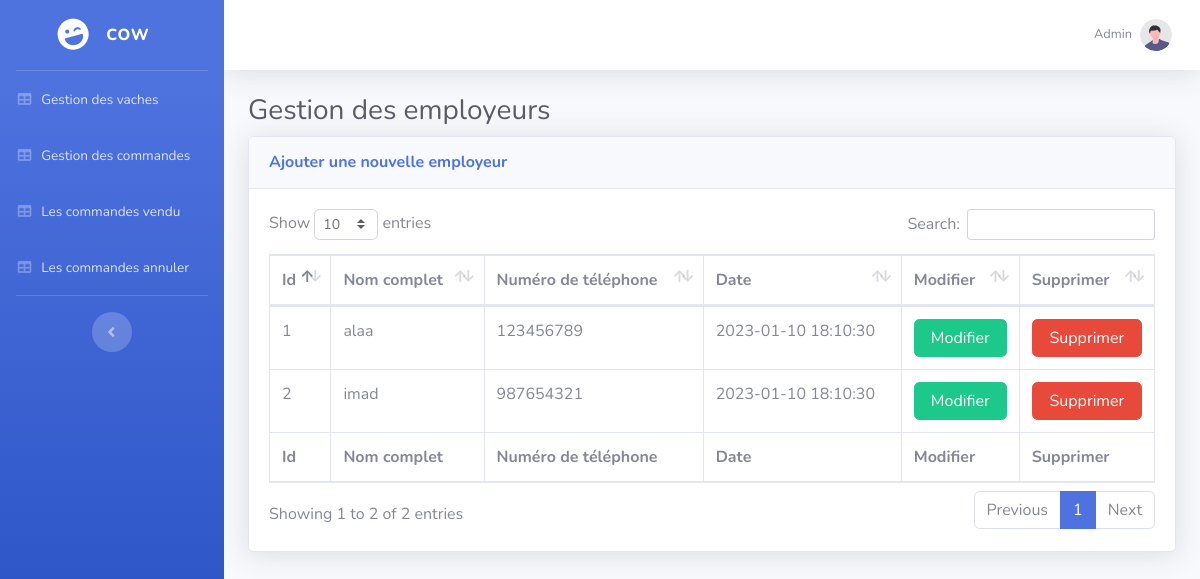
The app's page /g_emp.php (signed in) with its own data.
### tables this page shows
CREATE TABLE `users` (
  `id` int(11) NOT NULL,
  `fullname` text NOT NULL,
  `date` datetime NOT NULL DEFAULT current_timestamp(),
  `phone` int(11) NOT NULL,
  `actif` int(11) NOT NULL DEFAULT 1
);

### function_inc.php (called while the page is built)
<?php
function getInfoById($type, $id) {
    $dbc = mysqli_connect('localhost', 'root', '', 'checkin');
    mysqli_set_charset($dbc, "utf8");
    $qq = "SELECT * FROM $type WHERE id='$id'";
    $rr = mysqli_query($dbc, $qq);
    if ($rr) {
        return mysqli_fetch_assoc($rr);
    } else {
        return mysqli_error($dbc);
    }
}

### g_emp.php (the view, shortened to what this page needs)
<?php
include 'function_inc.php';
?>
<!DOCTYPE html>
<html lang="en">
<head>
    <link href="vendor/fontawesome-free/css/all.min.css" rel="stylesheet" type="text/css">
    <link href="css/sb-admin-2.min.css" rel="stylesheet">
    <link href="vendor/datatables/dataTables.bootstrap4.min.css" rel="stylesheet">
</head>
<body id="page-top">
    <div id="wrapper">
        <div id="content-wrapper" class="d-flex flex-column">
            <div id="content">
                <div class="container-fluid">
                    <h1 class="h3 mb-2 text-gray-800">Gestion des employeurs</h1>
                    <div class="card shadow mb-4">
                        <div class="card-header py-3">
                            <a href="" data-toggle="modal" data-target="#addcow"><h6 class="m-0 font-weight-bold text-primary">Ajouter une nouvelle employeur</h6></a>
                        </div>
                        <?php
                        $q="SELECT * FROM `users` WHERE `actif`=1";
                        $r=mysqli_query($dbc,$q);
                        ?>
                        <div class="card-body">
                            <div class="table-responsive">
                                <table class="table table-bordered" id="dataTable" width="100%" cellspacing="0">
                                    <thead>
                                        <tr>
                                            <th>Id</th>
                                            <th>Nom complet</th>
                                            <th>Numéro de téléphone</th>
                                            <th>Date</th>
                                            <th>Modifier</th>
                                            <th>Supprimer</th>
                                        </tr>
                                    </thead>
                                    <tfoot>
                                        <tr>
                                        <th>Id</th>
                                            <th>Nom complet</th>
                                            <th>Numéro de téléphone</th>
                                            <th>Date</th>
                                            <th>Modifier</th>
                                            <th>Supprimer</th>
                                        </tr>
                                    </tfoot>
                                    <tbody>
                                        <?php while ($row=mysqli_fetch_assoc($r)) {
                                            ?>
                                        <tr>
                                            <td><?= $row['id'] ?></td>
                                            <td><?= $row['fullname'] ?></td>
                                            <td><?= $row['phone'] ?></td>
                                            <td><?= $row['date'] ?></td>
                                            <td>
                                                <a href="" data-toggle="modal" data-target="#updatecow<?= $row['id'] ?>" class="btn btn-success btn-block">Modifier</a>
        <?php
        $userInfo=getInfoById('users',$row['id']);
        ?>
                                            </td>
                                            <td><a href="delete_emp.php?id=<?= $row['id'] ?>"  class="btn btn-danger btn-block">Supprimer</a></td>
                                        </tr>
                                        <?php } ?>
                                    </tbody>
                                </table>
                            </div>
                        </div>
                    </div>
                </div>
            </div>
        </div>
    </div>
</body>
</html>

### records on screen
users: id "1", fullname "alaa", phone "123456789", date "2023-01-10 18:10:30"
users: id "2", fullname "imad", phone "987654321", date "2023-01-10 18:10:30"
